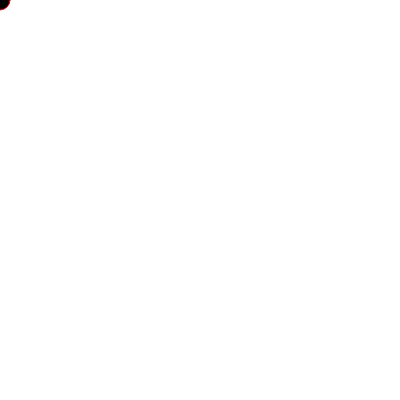
Frame 1 (no input)
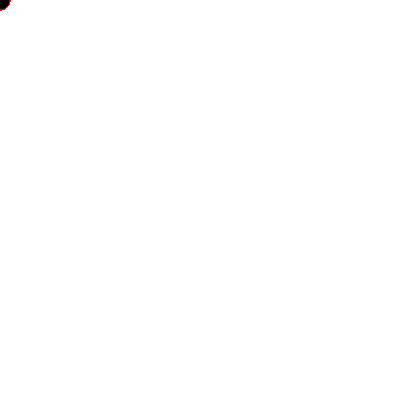
Frame 60 (no input)
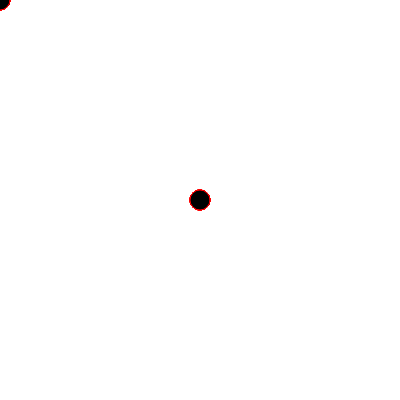
Frame 120 (the mouse pressed at the canvas centre since frame 60)

The p5.js sketch that drew these frames (run headless with seeded random() and noise() and a simulated clock; from frame 60 on, the mouse is pressed at the canvas centre):

// p5.js sketch
// ── sketch.js
/// <reference path="./p5.global-mode.d.ts" />

function setup() {
  // put setup code here
  createCanvas(400, 400);
}


function draw() {
	// put drawing code here
	fill(0);
	stroke(255, 0, 0);
	ellipse(mouseX, mouseY, 20, 20);
}
